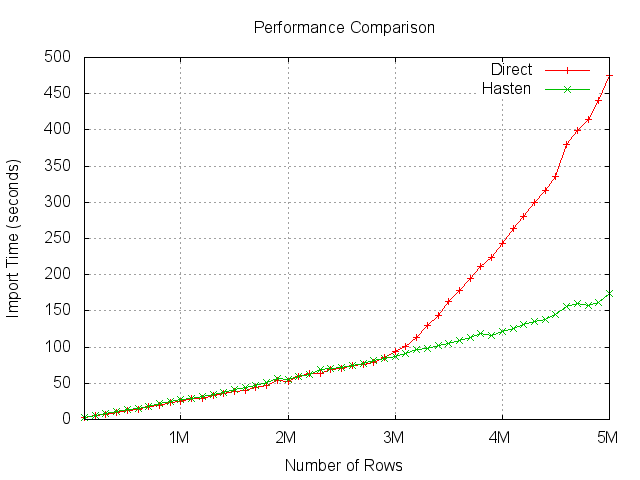

Write gnuplot code to recreate this figure.
set term png
set output "benchmark.png"
set grid
set title 'Performance Comparison'
set xtics (1000000, 2000000, 3000000, 4000000, 5000000)
set ylabel 'Import Time (seconds)'
set xlabel 'Number of Rows'
set format x '%.0s%c'
plot 'benchmark.results' u 1:2 w lp t 'Direct', 'benchmark.results' u 1:3 w lp t 'Hasten'
